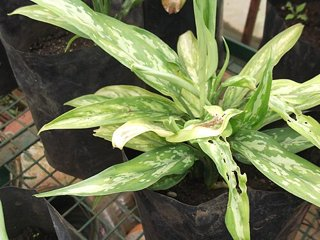
#> input picture dataset/Aglaonema/commons_01.jpg, 320 x 240 px; its folder holds only this picture in this run
$ python train_model.py
#> lines starting #> are read from the running program, lines starting #| are printed output that depends on the picture
#> in load_image, image is the input picture: PIL image 320x240 RGB; mean R, G, B 109.5, 116.4, 80.5
### identify.py
import numpy as np
from PIL import Image, ImageOps


def prepare(image):
    image = ImageOps.exif_transpose(image).convert("RGB")

    # the plant is usually in the middle, the edges are mostly wall and table
    w, h = image.size
#> w = 320; h = 240
    image = image.crop((int(w * 0.15), int(h * 0.15), int(w * 0.85), int(h * 0.85)))
#> image: PIL image 224x168 RGB
    return image.resize((96, 96))


def color_features(image):
    # color histogram in HSV, hue is the color itself (green, red ...),
    # saturation and value are how strong and how bright it is
    hsv = np.array(image.convert("HSV"))
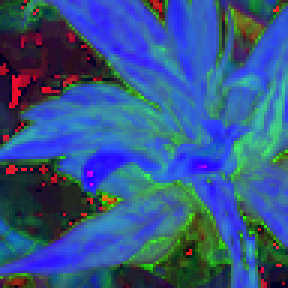
#> hsv: shape (96, 96, 3) (shown 3 times larger); mean R, G, B 51.6, 86.4, 136.2
    hue = np.histogram(hsv[:, :, 0], bins=18, range=(0, 256))[0]
#> hue = 18 values, max 4059 at index 3, min 3 at index 9, mean 512
    sat = np.histogram(hsv[:, :, 1], bins=6, range=(0, 256))[0]
#> sat = [1708, 2783, 3150, 1280, 262, 33]
    val = np.histogram(hsv[:, :, 2], bins=6, range=(0, 256))[0]
#> val = [1637, 1531, 744, 1355, 2348, 1601]
    return np.concatenate([hue, sat, val]) / (96 * 96)


def edge_features(image):
    # only color wasn't enough, a lot of plants are the same green.
    # edges show the shape: long stripes (snake plant), small leaves (fern) ...
    gray = np.array(image.convert("L"), dtype=float)
    gy, gx = np.gradient(gray)
    strength = np.hypot(gx, gy)
    direction = np.arctan2(gy, gx) % np.pi
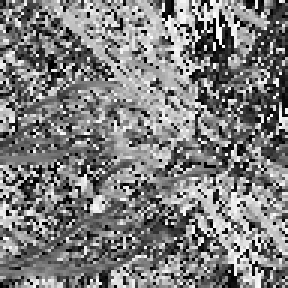
#> direction: shape (96, 96) float64 (shown 3 times larger); min 0, max 3.13, mean 1.55; drawn with min black and max white

    # which directions the edges go, the strong edges count more
    hist = np.histogram(direction, bins=9, range=(0, np.pi), weights=strength)[0]
#> hist = [17418, 16441.5, 24775.1, 20471.8, 21027.3, 18735.1, 30826.3, 23245.6, 18550.1]
    hist = hist / (hist.sum() + 0.000001)
#> hist = [0.091, 0.0859, 0.129, 0.107, 0.11, 0.0978, 0.161, 0.121, 0.0969]

    # how many edges there are at all
    amount = [strength.mean() / 255, (strength > 30).mean(), (strength > 80).mean()]
#> amount = [0.0815, 0.228, 0.0334]
    return np.concatenate([hist, amount])


def grid_features(image):
    # hue in the 4 corners of the photo, so it knows a bit where the colors are
    hue = np.array(image.convert("HSV"))[:, :, 0]
    result = []
    for i in range(2):
        for j in range(2):
            part = hue[i * 48:(i + 1) * 48, j * 48:(j + 1) * 48]
            result.append(np.histogram(part, bins=6, range=(0, 256))[0] / part.size)
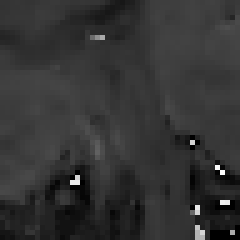
#> part: shape (48, 48) (shown 5 times larger); min 0, max 251, mean 51.6
#> after the loop, result = [[0.286, 0.659, 0.013, 0.0174, 0.0113, 0.013], [0.0734, 0.897, 0.0239, 0.00174, 0.00304, 0.0013], [0.443, 0.531, 0.00347, 0.00477, 0.00955, 0.00825], [0.243, 0.747, 0.00217, 0.0013, 0.00347, 0.00304]]
    return np.concatenate(result)


def get_features(image):
    image = prepare(image)
    return np.concatenate([color_features(image), edge_features(image), grid_features(image)])


def load_image(path, flip=False):
    image = Image.open(path)
    if flip:
        image = ImageOps.mirror(image)
    return get_features(image)

### train_model.py
import gzip
import os
import pickle

import numpy as np
from sklearn.ensemble import RandomForestClassifier
from sklearn.model_selection import train_test_split
from sklearn.neighbors import KNeighborsClassifier
from sklearn.pipeline import make_pipeline
from sklearn.preprocessing import StandardScaler

from identify import load_image

DATASET = "dataset"


def load_dataset():
    x = []
    x_flipped = []
    y = []
    # every folder in dataset/ is one plant, the folder name is the plant name
    for plant in sorted(os.listdir(DATASET)):
        folder = os.path.join(DATASET, plant)
        if not os.path.isdir(folder):
            continue
        for name in os.listdir(folder):
            if name.lower().endswith((".jpg", ".jpeg", ".png")):
                path = os.path.join(folder, name)
                x.append(load_image(path))
                # the same photo mirrored, it's still the same plant
                x_flipped.append(load_image(path, flip=True))
#> in edge_features (call 2), `gy, gx = np.gradient(gray)`:
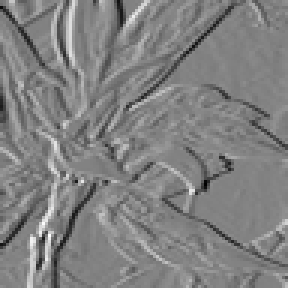
#> gx: shape (96, 96) float64 (shown 3 times larger); min -114, max 109, mean -0.8; drawn with min black and max white
#> in edge_features (call 2), `strength = np.hypot(gx, gy)`:
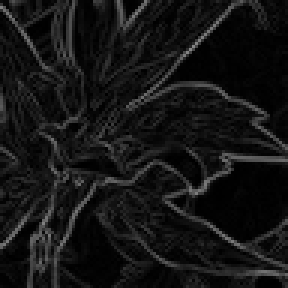
#> strength: shape (96, 96) float64 (shown 3 times larger); min 0, max 133, mean 20.8
#> in edge_features (call 2), `direction = np.arctan2(gy, gx) % np.pi`:
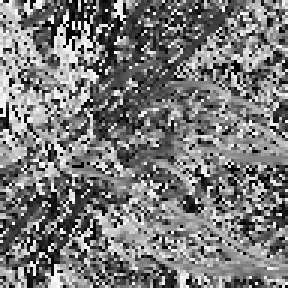
#> direction: shape (96, 96) float64 (shown 3 times larger); min 0, max 3.14, mean 1.5; drawn with min black and max white
#> in edge_features (call 2), `hist = np.histogram(direction, bins=9, range=(0, np.pi), weights=stren..`: hist = [20031.1, 23245.6, 30826.3, 18735.1, 21027.3, 20471.8, 24775.1, 16441.5, 15937]
#> in edge_features (call 2), `hist = hist / (hist.sum() + 0.000001)`: hist = [0.105, 0.121, 0.161, 0.0978, 0.11, 0.107, 0.129, 0.0859, 0.0832]
#> after the loop in grid_features (call 2), `for i in range(2):`:
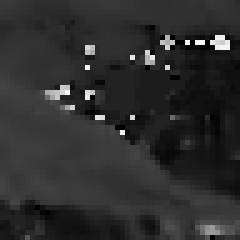
#> part: shape (48, 48) (shown 5 times larger); min 0, max 247, mean 45.6
#> after the loop in grid_features (call 2), `for i in range(2):`: result = [[0.0734, 0.897, 0.0239, 0.00174, 0.00304, 0.0013], [0.286, 0.659, 0.013, 0.0174, 0.0113, 0.013], [0.243, 0.747, 0.00217, 0.0013, 0.00347, 0.00304], [0.443, 0.531, 0.00347, 0.00477, 0.00955, 0.00825]]
                y.append(plant)
#> pass 2 of the loop in load_dataset, `for plant in sorted(os.listdir(DATASET)):`:
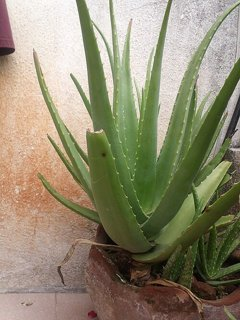
#> input picture dataset/Aloe Vera/commons_01.jpg, 240 x 320 px
#> in load_image, image is the input picture: PIL image 240x320 RGB; mean R, G, B 144.8, 138.3, 113.5
#> in edge_features (call 4), `direction = np.arctan2(gy, gx) % np.pi`:
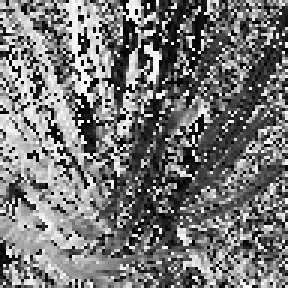
#> direction: shape (96, 96) float64 (shown 3 times larger); min 0, max 3.13, mean 1.45; drawn with min black and max white
#> in edge_features (call 4), `hist = np.histogram(direction, bins=9, range=(0, np.pi), weights=stren..`: hist = [19997.2, 19283.8, 16083.6, 5928.2, 5182.4, 5829.8, 8097, 13546, 15362.1]
#> in edge_features (call 4), `hist = hist / (hist.sum() + 0.000001)`: hist = [0.183, 0.176, 0.147, 0.0542, 0.0474, 0.0533, 0.0741, 0.124, 0.141]
#> after the loop in grid_features (call 4), `for i in range(2):`:
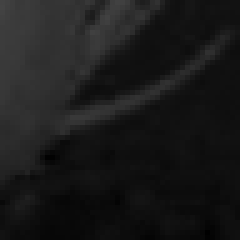
#> part: shape (48, 48) (shown 5 times larger); min 0, max 68, mean 25.9
#> after the loop in grid_features (call 4), `for i in range(2):`: result = [[0.257, 0.725, 0, 0, 0, 0.0178], [0.571, 0.429, 0, 0, 0, 0], [0.141, 0.859, 0, 0, 0, 0], [0.76, 0.24, 0, 0, 0, 0]]
    return np.array(x), np.array(x_flipped), np.array(y)


def make_knn():
    return make_pipeline(StandardScaler(), KNeighborsClassifier(n_neighbors=5, weights="distance"))


def make_forest():
    return RandomForestClassifier(n_estimators=150, random_state=0)


def test_model(make_model, x, x_flipped, y):
    # with only ~280 photos one split changes the result a lot
    # (the first version said 31%, that was a lucky split), so use the average of 5
    accuracies = []
    top3 = []
    for seed in range(5):
        index = np.arange(len(y))
        train, test = train_test_split(index, test_size=0.2, random_state=seed, stratify=y)

        # flipped photos only for training, if the flipped test photo is in
        # the training data the test is too easy
        x_train = np.concatenate([x[train], x_flipped[train]])
        y_train = np.concatenate([y[train], y[train]])

        model = make_model()
        model.fit(x_train, y_train)
        probs = model.predict_proba(x[test])
        best = model.classes_[probs.argmax(axis=1)]
        accuracies.append(np.mean(best == y[test]))

        # the page shows 3 guesses, so check if the right plant is in them
        hits = 0
        for i in range(len(test)):
            best3 = model.classes_[probs[i].argsort()[::-1][:3]]
            if y[test][i] in best3:
                hits += 1
        top3.append(hits / len(test))
    return np.mean(accuracies), np.mean(top3)


x, x_flipped, y = load_dataset()
print("Loaded", len(x), "photos of", len(set(y)), "plants")
#| Loaded 2 photos of 2 plants

models = {"knn": make_knn, "random forest": make_forest}
best_name = None
best_accuracy = 0
for name in models:
#> (the run stopped early here; a loop or call above may not have finished)
